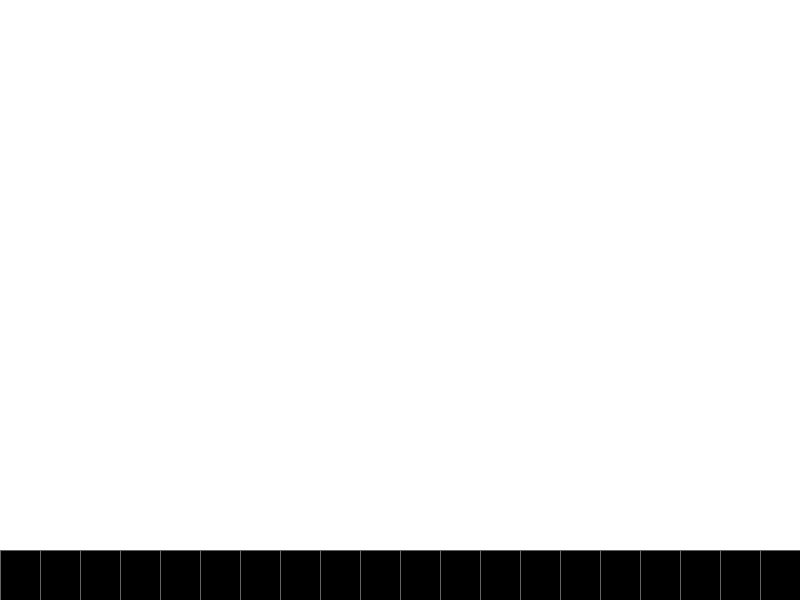
Frame 1 (no input)
Frame 60 (the mouse pressed at the canvas centre just before this capture): identical to frame 1, image omitted
Frame 120 (the mouse held since frame 60 and released just before this capture): identical to frame 1, image omitted

The Processing sketch that drew this single still picture (run headless with seeded random() and noise(); from frame 60 on, the mouse is pressed at the canvas centre):

// Processing sketch: space02
// ── space02.pde
float w=0;
float h=0;

int bldgCount = 20;
float[] bldgHts = new float[bldgCount];


void setup() {
  size(800, 600);
  w = width/bldgCount;
  h = 50;
  for (int i=0; i<bldgCount; i++) {
    bldgHts[i] = random(10, 150);
  }
}

void draw() {
  background(255);
  // noFill();
  fill(0);
  stroke(100);
  translate(0, height);

  for (int i=0; i<bldgCount; i++) {
    pushMatrix();
    translate(w*i, -h);
    rect(0, 0, w, h);
    popMatrix();
  }
}
